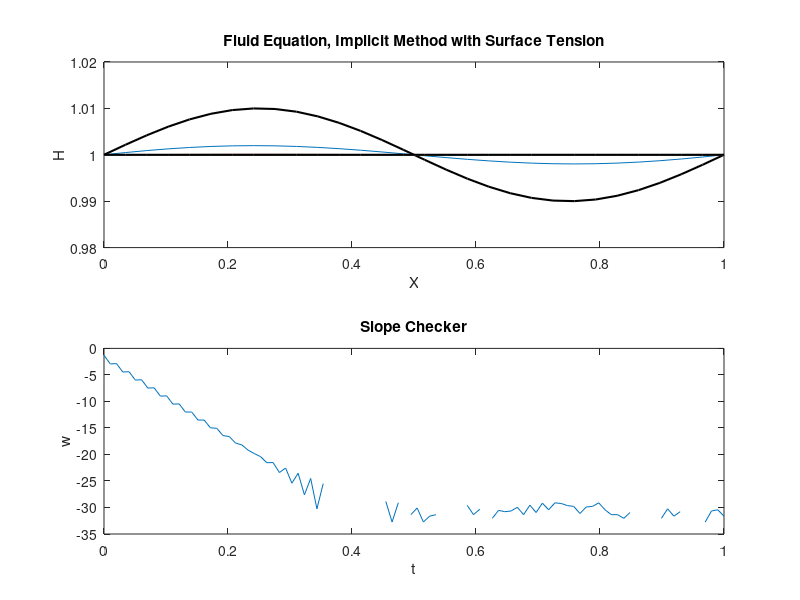

Source code (MATLAB):
clear;
%declare constants
p=1;  g=1; mu=1;  eps = 0.01; h0 = 1; k = 2*pi; sig = -1;
%declare spacing in the x-direction
x = linspace(0,1,30);    dx = x(3)-x(2);    N = length(x);
%declare time step spacing
t = linspace(0,1,100);            dt = t(3)-t(2);
%Make tolerance smaller, for more iterations of Newton's method
tol = 0.1;
   
S = (dt)/(24*mu*(dx^2));
a1 = p*g;       %constant infront of gravity scheme
a2 = sig/(dx^2); %contant in front of surface tension scheme

%declare initial conditions and plot
h=zeros(N,length(t));
for i = 1:1:N
    h(i,1)=h0+(h0*eps*sin(k*x(i)) );
end
hmax(1) = max(h(:,1));
oldh = h;    newh = h;
bmax(1) = 0;
    subplot(2,1,1); plot(x,h(:,1),'k-','Linewidth',1.5),    hold on;
    xlabel('X'); ylabel('H'); title('Fluid Equation, Implicit Method with Surface Tension');
    ylim([h0-2*eps,h0+2*eps]); 

%Implicit scheme as a function  
%h(i-2) = x1    h(i-1) = x2     h(i) = x3   h(i+1)=x4  h(i+2) = x5
%Gravity scheme (original)
g1 = @(x2,x3,x4) ((x4+x3)^3) *(x4-x3) - ((x3+x2)^3)*(x3-x2);
%Surface Tension scheme
g2 = @(x1,x2,x3,x4,x5) ((x4+x3)^3) * (x5-3*x4+3*x3-x2) - ((x3+x2)^3) * (x4-3*x3+3*x2-x1);
%Total scheme with Gravity and Surface Tension
f= @(x1,x2,x3,x4,x5,oldx) x3-S*( a1*g1(x2,x3,x4) + a2*g2(x1,x2,x3,x4,x5) ) - oldx;       

%f= @(x1,x2,x3,x4,x5,oldx) x3-S*( a1*((x4+x3)^3*(x4-x3)-((x3+x2)^3*(x3-x2))) + a2*((x4+x3)^3*(x5-3*x4+3*x3-x2)-((x3+x2)^3*(x4-3*x3+3*x2-x1)) )  ) -oldx;       

%derivatives of the scheme to use in the Jacobian
%derivative wrt x1
df1=@(x1,x2,x3,x4,x5) -S*a2*(x2 + x3)^3;  
%derivative wrt x2
df2=@(x1,x2,x3,x4,x5) S*(a2*(3*(x2 + x3)^3 - 3*(x2 + x3)^2*(x1 - 3*x2 + 3*x3 - x4) + ...    
        (x3 + x4)^3) - a1*((x2 + x3)^3 + 3*(x2 + x3)^2*(x2 - x3)));   
%derivative wrt x3    
df3=@(x1,x2,x3,x4,x5) 1 - S*(a2*(3*(x2 + x3)^2*(x1 - 3*x2 + 3*x3 - x4) - ...      
        3*(x3 + x4)^2*(x2 - 3*x3 + 3*x4 - x5) + 3*(x2 + x3)^3 + 3*(x3 + x4)^3) - ...
        a1*((x2 + x3)^3 + (x3 + x4)^3 - 3*(x2 + x3)^2*(x2 - x3) + 3*(x3 + x4)^2*(x3 - x4)));  
%derivative wrt x4    
df4=@(x1,x2,x3,x4,x5) S*(a2*(3*(x3 + x4)^2*(x2 - 3*x3 + 3*x4 - x5) + ...
        (x2 + x3)^3 + 3*(x3 + x4)^3) - a1*((x3 + x4)^3 - 3*(x3 + x4)^2*(x3 - x4)));
%derivative wrt x5    
df5=@(x1,x2,x3,x4,x5) -S*a2*(x3 + x4)^3;

J = zeros(N-2,N-2);
b=zeros(N-2,1);     

c=1;    %variable used for plotting
for tstep = 1:length(t)-1
      %make the jacobian    
    for j = 0:tol:1 
            %First row
            J(1,1)    = df3(newh(N-1,tstep),newh(1,tstep),newh(2,tstep),newh(3,tstep),newh(4,tstep));
            J(1,2)    = df4(newh(N-1,tstep),newh(1,tstep),newh(2,tstep),newh(3,tstep),newh(4,tstep)); 
            J(1,3)    = df5(newh(N-1,tstep),newh(1,tstep),newh(2,tstep),newh(3,tstep),newh(4,tstep)); 
            %second row
            J(2,1)    = df2(newh(1,tstep),newh(2,tstep),newh(3,tstep),newh(4,tstep),newh(5,tstep));
            J(2,2)    = df3(newh(1,tstep),newh(2,tstep),newh(3,tstep),newh(4,tstep),newh(5,tstep)); 
            J(2,3)    = df4(newh(1,tstep),newh(2,tstep),newh(3,tstep),newh(4,tstep),newh(5,tstep)); 
            J(2,4)    = df5(newh(1,tstep),newh(2,tstep),newh(3,tstep),newh(4,tstep),newh(5,tstep)); 
            %second to last row
            J(N-3,N-5)      = df1(newh(N-4,tstep),newh(N-3,tstep),newh(N-2,tstep),newh(N-1,tstep),newh(N,tstep));   
            J(N-3,N-4)      = df2(newh(N-4,tstep),newh(N-3,tstep),newh(N-2,tstep),newh(N-1,tstep),newh(N,tstep));
            J(N-3,N-3)      = df3(newh(N-4,tstep),newh(N-3,tstep),newh(N-2,tstep),newh(N-1,tstep),newh(N,tstep));  
            J(N-3,N-2)      = df4(newh(N-4,tstep),newh(N-3,tstep),newh(N-2,tstep),newh(N-1,tstep),newh(N,tstep));
            %last row
            J(N-2,N-4)      = df1(newh(N-3,tstep),newh(N-2,tstep),newh(N-1,tstep),newh(N,tstep),newh(1,tstep));   
            J(N-2,N-3)      = df2(newh(N-3,tstep),newh(N-2,tstep),newh(N-1,tstep),newh(N,tstep),newh(1,tstep));
            J(N-2,N-2)      = df3(newh(N-3,tstep),newh(N-2,tstep),newh(N-1,tstep),newh(N,tstep),newh(1,tstep));
            
        for i = 3:N-4   %Middle Rows
            J(i,i-2)    = df1(newh(i-1,tstep),newh(i,tstep),newh(i+1,tstep),newh(i+2,tstep),newh(i+3,tstep));   
            J(i,i-1)    = df2(newh(i-1,tstep),newh(i,tstep),newh(i+1,tstep),newh(i+2,tstep),newh(i+3,tstep));            
            J(i,i)      = df3(newh(i-1,tstep),newh(i,tstep),newh(i+1,tstep),newh(i+2,tstep),newh(i+3,tstep));
            J(i,i+1)    = df4(newh(i-1,tstep),newh(i,tstep),newh(i+1,tstep),newh(i+2,tstep),newh(i+3,tstep)); 
            J(i,i+2)    = df5(newh(i-1,tstep),newh(i,tstep),newh(i+1,tstep),newh(i+2,tstep),newh(i+3,tstep)); 
        end 
        
         %make the b vector
        b(1,tstep) = f(newh(N-1,tstep),newh(1,tstep),newh(2,tstep),newh(3,tstep),newh(4,tstep),oldh(2,tstep));
        b(N-2,tstep) = f(newh(N-3,tstep),newh(N-2,tstep),newh(N-1,tstep),newh(N,tstep),newh(2,tstep),oldh(N-1,tstep)); 
        for i = 2:N-3     
             b(i,tstep) = f(newh(i-1,tstep),newh(i,tstep),newh(i+1,tstep),newh(i+2,tstep),newh(i+3,tstep),oldh(i+1,tstep));
        end   
        
        %computation of newton's method
         backslash = J\b(:,tstep);       %seperated math for troubleshooting 
         newh(2:N-1,tstep) = newh(2:N-1,tstep) - backslash;
         newh(1,tstep) = h0; newh(N,tstep) = h0;
    end %newtons method loop end
    %update the oldh and h
      oldh(2:N-1, tstep+1) = h(2:N-1,tstep);    
      h(1:N,tstep+1) = newh(1:N,tstep);
       hmax(tstep+1) = max(h(:,tstep+1));   
       bmax(tstep+1) = max(b(:,tstep));
     %plotting iterations
        if c == 1
        subplot(2,1,1); plot(x,newh(:,tstep)); hold on;
        end
        if c >=5   %change this value to a higher number to plot less iterations
            c = 0;
        end
        c=c+1; %updates c every iteration
    
end
%plot the last iteration in case it was not plotted in the loop
plot(x,h(:,length(t)),'k-','Linewidth',1.5);

%Check the slope using max h values
    F = log( abs(hmax - h0) / (eps*h0) ) - k*x(floor(N/4)) ;
    w = -(hmax-h0).^3*k^2*(sig*k^2 + p*g)/(3*mu);
    difference = abs(w - F);
    subplot(2,1,2)
    plot(t,F)            
    xlabel('t'); ylabel('w'); title('Slope Checker');
